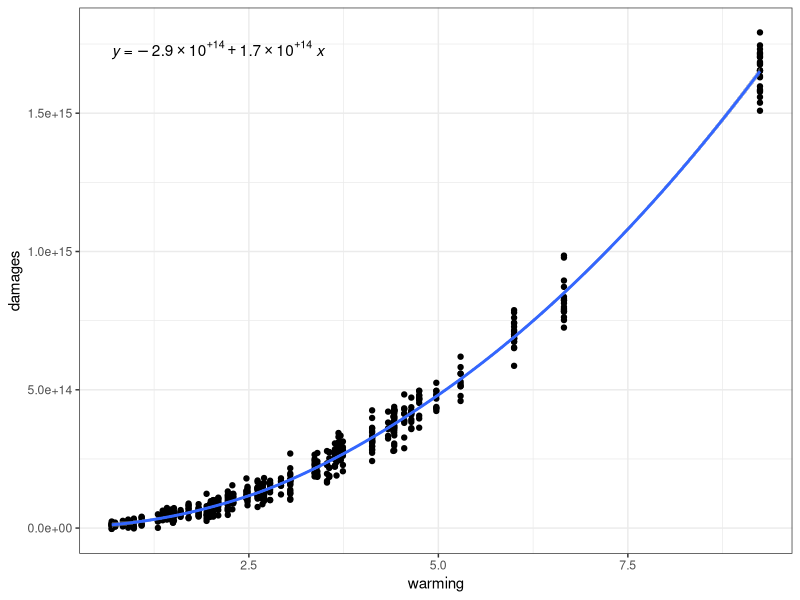

This figure's R source:
## ---- chunk 1
knitr::opts_chunk$set(echo = TRUE)
library(tidyverse)
library(here)
library(ggpubr)
## ---- chunk 2
#read data
dam <- read.csv(here("data/damages.csv"))
warm <- read.csv("data/warming.csv")
## ---- chunk 3
#dam^2
dam <- dam %>% 
  mutate(warm2 = warming^2)

#dam_lm
dam_lm <- lm(damages ~ warming + warm2, data=dam)

dam_lm[["coefficients"]][["(Intercept)"]] <- 0

#plot
dam_plot <- ggplot(data=dam) +
  geom_point(aes(x=warming, y=damages)) +
  geom_smooth(data=dam_lm, aes(x=warming, y=damages)) +
  stat_regline_equation(data=dam_lm, aes(x=warming, y=damages)) +
  theme_bw()

dam_plot
